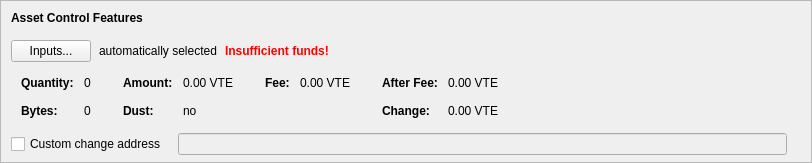
      <widget class="QFrame" name="frameAssetControl">
       <property name="sizePolicy">
        <sizepolicy hsizetype="Expanding" vsizetype="Fixed">
         <horstretch>0</horstretch>
         <verstretch>0</verstretch>
        </sizepolicy>
       </property>
       <property name="maximumSize">
        <size>
         <width>16777215</width>
         <height>16777215</height>
        </size>
       </property>
       <property name="frameShape">
        <enum>QFrame::StyledPanel</enum>
       </property>
       <property name="frameShadow">
        <enum>QFrame::Sunken</enum>
       </property>
       <layout class="QVBoxLayout" name="verticalLayoutAssetControl2">
        <property name="spacing">
         <number>0</number>
        </property>
        <property name="leftMargin">
         <number>0</number>
        </property>
        <property name="topMargin">
         <number>0</number>
        </property>
        <property name="rightMargin">
         <number>0</number>
        </property>
        <property name="bottomMargin">
         <number>6</number>
        </property>
        <item>
         <layout class="QVBoxLayout" name="verticalLayoutAssetControl" stretch="0,0,0,0,1">
          <property name="spacing">
           <number>0</number>
          </property>
          <property name="leftMargin">
           <number>10</number>
          </property>
          <property name="topMargin">
           <number>10</number>
          </property>
          <item>
           <layout class="QHBoxLayout" name="horizontalLayoutAssetControl1">
            <property name="bottomMargin">
             <number>15</number>
            </property>
            <item>
             <widget class="QLabel" name="labelAssetControlFeatures">
              <property name="sizePolicy">
               <sizepolicy hsizetype="Preferred" vsizetype="Maximum">
                <horstretch>0</horstretch>
                <verstretch>0</verstretch>
               </sizepolicy>
              </property>
              <property name="font">
               <font>
                <weight>75</weight>
                <bold>true</bold>
               </font>
              </property>
              <property name="styleSheet">
               <string notr="true">font-weight:bold;</string>
              </property>
              <property name="text">
               <string>Asset Control Features</string>
              </property>
             </widget>
            </item>
           </layout>
          </item>
          <item>
           <layout class="QHBoxLayout" name="horizontalLayoutAssetControl2" stretch="0,0,0,0">
            <property name="spacing">
             <number>8</number>
            </property>
            <property name="bottomMargin">
             <number>10</number>
            </property>
            <item>
             <widget class="QPushButton" name="pushButtonAssetControl">
              <property name="styleSheet">
               <string notr="true"/>
              </property>
              <property name="text">
               <string>Inputs...</string>
              </property>
              <property name="autoDefault">
               <bool>false</bool>
              </property>
             </widget>
            </item>
            <item>
             <widget class="QLabel" name="labelAssetControlAutomaticallySelected">
              <property name="text">
               <string>automatically selected</string>
              </property>
              <property name="margin">
               <number>5</number>
              </property>
             </widget>
            </item>
            <item>
             <widget class="QLabel" name="labelAssetControlInsuffFunds">
              <property name="font">
               <font>
                <weight>75</weight>
                <bold>true</bold>
               </font>
              </property>
              <property name="styleSheet">
               <string notr="true">color:red;font-weight:bold;</string>
              </property>
              <property name="text">
               <string>Insufficient funds!</string>
              </property>
              <property name="margin">
               <number>5</number>
              </property>
             </widget>
            </item>
            <item>
             <spacer name="horizontalSpacerAssetControl">
              <property name="orientation">
               <enum>Qt::Horizontal</enum>
              </property>
              <property name="sizeHint" stdset="0">
               <size>
                <width>40</width>
                <height>1</height>
               </size>
              </property>
             </spacer>
            </item>
           </layout>
          </item>
          <item>
           <widget class="QWidget" name="widgetAssetControl" native="true">
            <property name="sizePolicy">
             <sizepolicy hsizetype="Preferred" vsizetype="Preferred">
              <horstretch>0</horstretch>
              <verstretch>0</verstretch>
             </sizepolicy>
            </property>
            <property name="minimumSize">
             <size>
              <width>0</width>
              <height>0</height>
             </size>
            </property>
            <property name="styleSheet">
             <string notr="true"/>
            </property>
            <layout class="QHBoxLayout" name="horizontalLayoutAssetControl5">
             <property name="leftMargin">
              <number>0</number>
             </property>
             <property name="topMargin">
              <number>0</number>
             </property>
             <property name="rightMargin">
              <number>0</number>
             </property>
             <property name="bottomMargin">
              <number>0</number>
             </property>
             <item>
              <layout class="QHBoxLayout" name="horizontalLayoutAssetControl3" stretch="0,0,0,1">
               <property name="spacing">
                <number>20</number>
               </property>
               <property name="topMargin">
                <number>0</number>
               </property>
               <property name="bottomMargin">
                <number>10</number>
               </property>
               <item>
                <layout class="QFormLayout" name="formLayoutAssetControl1">
                 <property name="horizontalSpacing">
                  <number>10</number>
                 </property>
                 <property name="verticalSpacing">
                  <number>14</number>
                 </property>
                 <property name="leftMargin">
                  <number>10</number>
                 </property>
                 <property name="topMargin">
                  <number>4</number>
                 </property>
                 <property name="rightMargin">
                  <number>6</number>
                 </property>
                 <item row="0" column="0">
                  <widget class="QLabel" name="labelAssetControlQuantityText">
                   <property name="font">
                    <font>
                     <weight>75</weight>
                     <bold>true</bold>
                    </font>
                   </property>
                   <property name="text">
                    <string>Quantity:</string>
                   </property>
                   <property name="margin">
                    <number>0</number>
                   </property>
                  </widget>
                 </item>
                 <item row="0" column="1">
                  <widget class="QLabel" name="labelAssetControlQuantity">
                   <property name="cursor">
                    <cursorShape>IBeamCursor</cursorShape>
                   </property>
                   <property name="contextMenuPolicy">
                    <enum>Qt::ActionsContextMenu</enum>
                   </property>
                   <property name="text">
                    <string notr="true">0</string>
                   </property>
                   <property name="margin">
                    <number>0</number>
                   </property>
                   <property name="textInteractionFlags">
                    <set>Qt::LinksAccessibleByMouse|Qt::TextSelectableByKeyboard|Qt::TextSelectableByMouse</set>
                   </property>
                  </widget>
                 </item>
                 <item row="1" column="0">
                  <widget class="QLabel" name="labelAssetControlBytesText">
                   <property name="font">
                    <font>
                     <weight>75</weight>
                     <bold>true</bold>
                    </font>
                   </property>
                   <property name="text">
                    <string>Bytes:</string>
                   </property>
                  </widget>
                 </item>
                 <item row="1" column="1">
                  <widget class="QLabel" name="labelAssetControlBytes">
                   <property name="cursor">
                    <cursorShape>IBeamCursor</cursorShape>
                   </property>
                   <property name="contextMenuPolicy">
                    <enum>Qt::ActionsContextMenu</enum>
                   </property>
                   <property name="text">
                    <string notr="true">0</string>
                   </property>
                   <property name="textInteractionFlags">
                    <set>Qt::LinksAccessibleByMouse|Qt::TextSelectableByKeyboard|Qt::TextSelectableByMouse</set>
                   </property>
                  </widget>
                 </item>
                </layout>
               </item>
               <item>
                <layout class="QFormLayout" name="formLayoutAssetControl2">
                 <property name="horizontalSpacing">
                  <number>10</number>
                 </property>
                 <property name="verticalSpacing">
                  <number>14</number>
                 </property>
                 <property name="leftMargin">
                  <number>6</number>
                 </property>
                 <property name="topMargin">
                  <number>4</number>
                 </property>
                 <property name="rightMargin">
                  <number>6</number>
                 </property>
                 <item row="0" column="0">
                  <widget class="QLabel" name="labelAssetControlAmountText">
                   <property name="font">
                    <font>
                     <weight>75</weight>
                     <bold>true</bold>
                    </font>
                   </property>
                   <property name="text">
                    <string>Amount:</string>
                   </property>
                   <property name="margin">
                    <number>0</number>
                   </property>
                  </widget>
                 </item>
                 <item row="0" column="1">
                  <widget class="QLabel" name="labelAssetControlAmount">
                   <property name="cursor">
                    <cursorShape>IBeamCursor</cursorShape>
                   </property>
                   <property name="contextMenuPolicy">
                    <enum>Qt::ActionsContextMenu</enum>
                   </property>
                   <property name="text">
                    <string notr="true">0.00 VTE</string>
                   </property>
                   <property name="textInteractionFlags">
                    <set>Qt::LinksAccessibleByMouse|Qt::TextSelectableByKeyboard|Qt::TextSelectableByMouse</set>
                   </property>
                  </widget>
                 </item>
                 <item row="1" column="0">
                  <widget class="QLabel" name="labelAssetControlLowOutputText">
                   <property name="font">
                    <font>
                     <weight>75</weight>
                     <bold>true</bold>
                    </font>
                   </property>
                   <property name="text">
                    <string>Dust:</string>
                   </property>
                  </widget>
                 </item>
                 <item row="1" column="1">
                  <widget class="QLabel" name="labelAssetControlLowOutput">
                   <property name="cursor">
                    <cursorShape>IBeamCursor</cursorShape>
                   </property>
                   <property name="contextMenuPolicy">
                    <enum>Qt::ActionsContextMenu</enum>
                   </property>
                   <property name="text">
                    <string notr="true">no</string>
                   </property>
                   <property name="textInteractionFlags">
                    <set>Qt::LinksAccessibleByMouse|Qt::TextSelectableByKeyboard|Qt::TextSelectableByMouse</set>
                   </property>
                  </widget>
                 </item>
                </layout>
               </item>
               <item>
                <layout class="QFormLayout" name="formLayoutAssetControl3">
                 <property name="horizontalSpacing">
                  <number>10</number>
                 </property>
                 <property name="verticalSpacing">
                  <number>14</number>
                 </property>
                 <property name="leftMargin">
                  <number>6</number>
                 </property>
                 <property name="topMargin">
                  <number>4</number>
                 </property>
                 <property name="rightMargin">
                  <number>6</number>
                 </property>
                 <item row="0" column="0">
                  <widget class="QLabel" name="labelAssetControlFeeText">
                   <property name="font">
                    <font>
                     <weight>75</weight>
                     <bold>true</bold>
                    </font>
                   </property>
                   <property name="text">
                    <string>Fee:</string>
                   </property>
                   <property name="margin">
                    <number>0</number>
                   </property>
                  </widget>
                 </item>
                 <item row="0" column="1">
                  <widget class="QLabel" name="labelAssetControlFee">
                   <property name="cursor">
                    <cursorShape>IBeamCursor</cursorShape>
                   </property>
                   <property name="contextMenuPolicy">
                    <enum>Qt::ActionsContextMenu</enum>
                   </property>
                   <property name="text">
                    <string notr="true">0.00 VTE</string>
                   </property>
                   <property name="textInteractionFlags">
                    <set>Qt::LinksAccessibleByMouse|Qt::TextSelectableByKeyboard|Qt::TextSelectableByMouse</set>
                   </property>
                  </widget>
                 </item>
                </layout>
               </item>
               <item>
                <layout class="QFormLayout" name="formLayoutAssetControl4">
                 <property name="horizontalSpacing">
                  <number>10</number>
                 </property>
                 <property name="verticalSpacing">
                  <number>14</number>
                 </property>
                 <property name="leftMargin">
                  <number>6</number>
                 </property>
                 <property name="topMargin">
                  <number>4</number>
                 </property>
                 <property name="rightMargin">
                  <number>6</number>
                 </property>
                 <item row="0" column="0">
                  <widget class="QLabel" name="labelAssetControlAfterFeeText">
                   <property name="font">
                    <font>
                     <weight>75</weight>
                     <bold>true</bold>
                    </font>
                   </property>
                   <property name="text">
                    <string>After Fee:</string>
                   </property>
                   <property name="margin">
                    <number>0</number>
                   </property>
                  </widget>
                 </item>
                 <item row="0" column="1">
                  <widget class="QLabel" name="labelAssetControlAfterFee">
                   <property name="cursor">
                    <cursorShape>IBeamCursor</cursorShape>
                   </property>
                   <property name="contextMenuPolicy">
                    <enum>Qt::ActionsContextMenu</enum>
                   </property>
                   <property name="text">
                    <string notr="true">0.00 VTE</string>
                   </property>
                   <property name="textInteractionFlags">
                    <set>Qt::LinksAccessibleByMouse|Qt::TextSelectableByKeyboard|Qt::TextSelectableByMouse</set>
                   </property>
                  </widget>
                 </item>
                 <item row="1" column="0">
                  <widget class="QLabel" name="labelAssetControlChangeText">
                   <property name="font">
                    <font>
                     <weight>75</weight>
                     <bold>true</bold>
                    </font>
                   </property>
                   <property name="text">
                    <string>Change:</string>
                   </property>
                  </widget>
                 </item>
                 <item row="1" column="1">
                  <widget class="QLabel" name="labelAssetControlChange">
                   <property name="cursor">
                    <cursorShape>IBeamCursor</cursorShape>
                   </property>
                   <property name="contextMenuPolicy">
                    <enum>Qt::ActionsContextMenu</enum>
                   </property>
                   <property name="text">
                    <string notr="true">0.00 VTE</string>
                   </property>
                   <property name="textInteractionFlags">
                    <set>Qt::LinksAccessibleByMouse|Qt::TextSelectableByKeyboard|Qt::TextSelectableByMouse</set>
                   </property>
                  </widget>
                 </item>
                </layout>
               </item>
              </layout>
             </item>
            </layout>
           </widget>
          </item>
          <item>
           <layout class="QHBoxLayout" name="horizontalLayoutAssetControl4" stretch="0,0,0">
            <property name="spacing">
             <number>12</number>
            </property>
            <property name="sizeConstraint">
             <enum>QLayout::SetDefaultConstraint</enum>
            </property>
            <property name="topMargin">
             <number>5</number>
            </property>
            <property name="rightMargin">
             <number>5</number>
            </property>
            <item>
             <widget class="QCheckBox" name="checkBoxAssetControlChange">
              <property name="toolTip">
               <string>If this is activated, but the change address is empty or invalid, change will be sent to a newly generated address.</string>
              </property>
              <property name="text">
               <string>Custom change address</string>
              </property>
             </widget>
            </item>
            <item>
             <widget class="QValidatedLineEdit" name="lineEditAssetControlChange">
              <property name="enabled">
               <bool>false</bool>
              </property>
              <property name="sizePolicy">
               <sizepolicy hsizetype="Expanding" vsizetype="Fixed">
                <horstretch>0</horstretch>
                <verstretch>0</verstretch>
               </sizepolicy>
              </property>
             </widget>
            </item>
            <item>
             <widget class="QLabel" name="labelAssetControlChangeLabel">
              <property name="sizePolicy">
               <sizepolicy hsizetype="Preferred" vsizetype="Expanding">
                <horstretch>0</horstretch>
                <verstretch>0</verstretch>
               </sizepolicy>
              </property>
              <property name="minimumSize">
               <size>
                <width>0</width>
                <height>0</height>
               </size>
              </property>
              <property name="text">
               <string/>
              </property>
              <property name="margin">
               <number>3</number>
              </property>
             </widget>
            </item>
           </layout>
          </item>
          <item>
           <spacer name="verticalSpacerAssetControl">
            <property name="orientation">
             <enum>Qt::Vertical</enum>
            </property>
            <property name="sizeHint" stdset="0">
             <size>
              <width>800</width>
              <height>1</height>
             </size>
            </property>
           </spacer>
          </item>
         </layout>
        </item>
       </layout>
      </widget>
